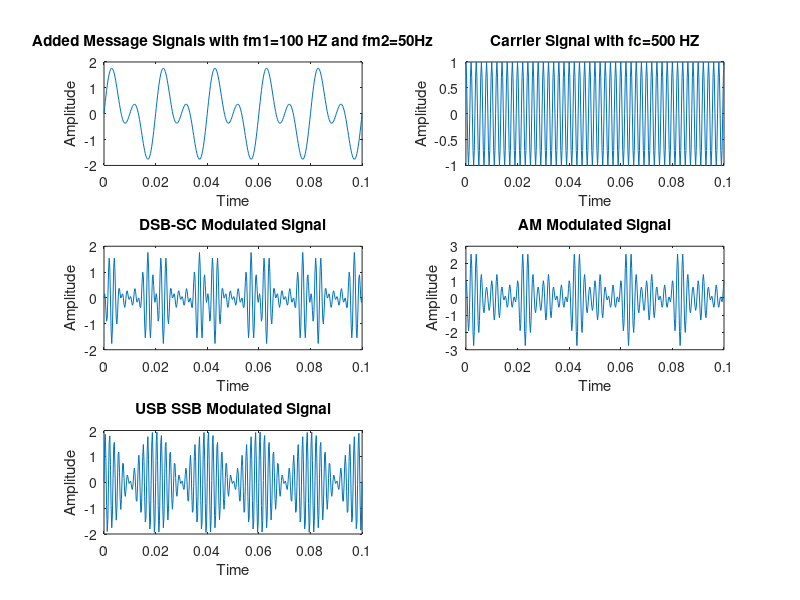

Source code (MATLAB): (Note: this script raises an error after producing the figure.)
clc;
fs = 4000;
t=(0:0.1*fs)/fs;
fm1=100; % frequency of first message signal
fm2=50; % frequency of second message signal
signal1 = sin(2*pi*fm1*t); % Message signal 1
signal2 = sin(2*pi*fm2*t); % Message signal 2
result_signal = signal1+signal2;
fc = 500;
initialPhase = 0;
subplot(3,2,1);
plot(t,result_signal);
title("Added Message Signals with fm1=100 HZ and fm2=50Hz");
xlabel("Time");
ylabel("Amplitude");
c=cos(2*pi*fc*t); % carrier signal
subplot(3,2,2);
plot(t,c);
title("Carrier Signal with fc=500 HZ");
xlabel("Time");
ylabel("Amplitude");
% DSB-SC Modulation
dsbsc = result_signal.*c;
subplot(3,2,3);
plot(t,dsbsc);
title("DSB-SC Modulated Signal");
xlabel("Time");
ylabel("Amplitude");
% AM Modulation
mi=1; % Modulation index
am=c.*(1+(mi*result_signal));
subplot(3,2,4);
plot(t,am);
title("AM Modulated Signal");
xlabel("Time");
ylabel("Amplitude");
% USBSSB-SC Modulation
upperSidebandSignal=ssbmod(result_signal,fc,fs,initialPhase,'upper');
subplot(3,2,5);
plot(t,upperSidebandSignal);
title("USB SSB Modulated Signal");
xlabel("Time");
ylabel("Amplitude");
% VSB-SC Modulation
ld=length(dsbsc);
f=linspace(-fs/2,fs/2,ld);
DSB_SC=fftshift(fft(dsbsc,ld)/ld); % DSB-SC in frequency domain
% bandpass Filter Frequencies
lf=fc-(0.25*fm);
uf=fc+fm;
filtered_signal=bandpass(DSB_SC, [lf uf], fs);
%vsbModSignal=ifft(filtered_signal);
subplot(3,2,6);
plot(t,filtered_signal);
title("VSB-SC Modulated Signal");
xlabel("Time");
ylabel("Amplitude");
